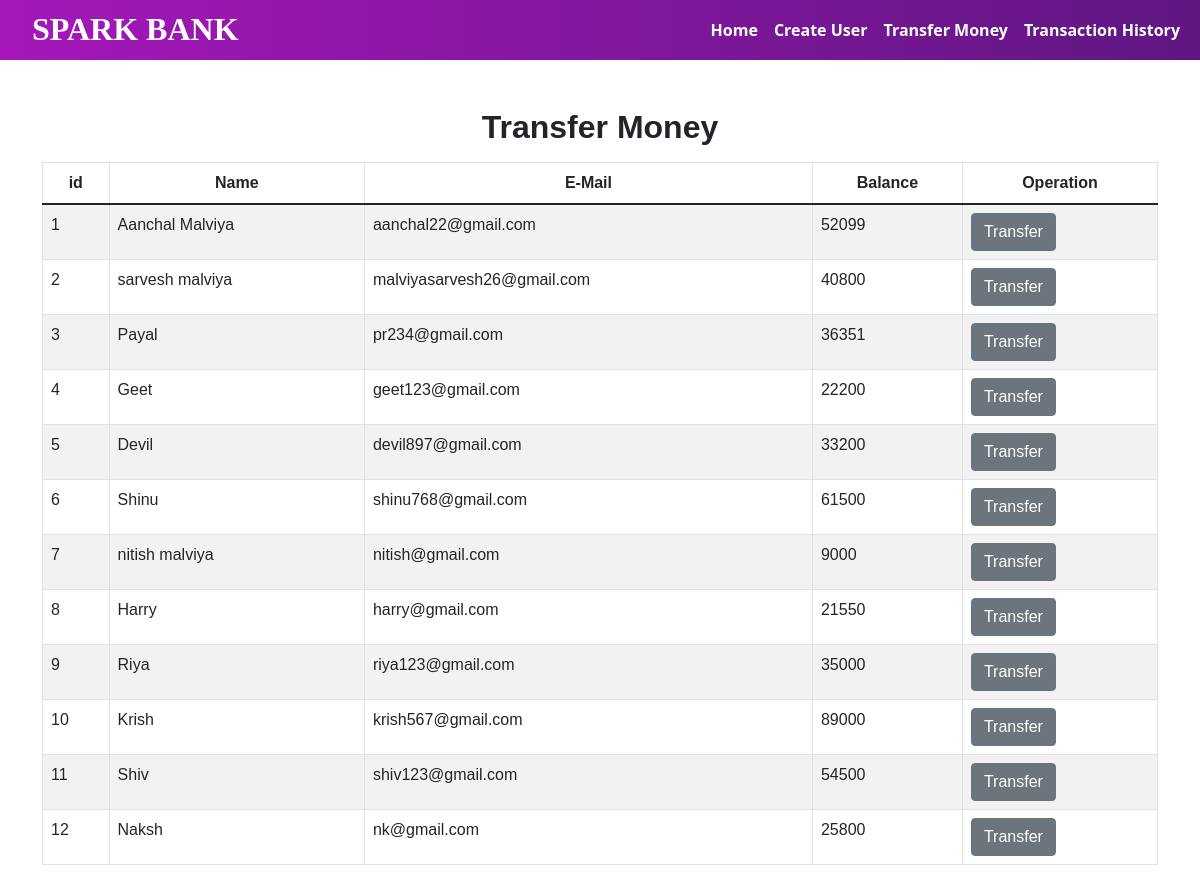
Page /trans_money.php on the committed database.
### tables this page shows
CREATE TABLE `createusers` (
  `id` int(255) NOT NULL,
  `username` varchar(255) NOT NULL,
  `email` varchar(255) NOT NULL,
  `balance` int(255) NOT NULL
);

### trans_money.php (the view, shortened to what this page needs)
 <?php
    include 'connection.php';
    $q = "SELECT * FROM createusers ";
    $result = mysqli_query($con,$q);
    ?>
<!DOCTYPE html>
<html lang="en">
<head>
    <link rel="stylesheet" href="CSS/trans_money.css">
    <link href="https://cdn.jsdelivr.net/npm/bootstrap@5.1.1/dist/css/bootstrap.min.css" rel="stylesheet">
</head>
<body>
<section id="nav-bar">
    <nav class="navbar navbar-expand-lg navbar-light">
  <div class="container-fluid">
    <a class="navbar-brand" href="index.php"><h2>SPARK BANK</h2></a>
    <div class="collapse navbar-collapse" id="navbarNav">
      <ul class="navbar-nav">
        <li class="nav-item">
          <a class="nav-link" href="index.php">Home</a>
        </li>
        <li class="nav-item">
          <a class="nav-link" href="create_user.php">Create User</a>
        </li>
        <li class="nav-item">
          <a class="nav-link" href="trans_money.php">Transfer Money</a>
        </li>
        <li class="nav-item">
          <a class="nav-link" href="transfer_history.php">Transaction History</a>
        </li>
      </ul>
    </div>
  </div>
</nav>
</section>
<div class="container mt-5">
    <h2 class="text-center mb-3">Transfer Money</h2>
    <div class="table-responsive">
  <table class="table table-bordered table-hover table-striped">
       <thead>
    <tr>
      <th scope="col" class="text-center py-2">id</th>
      <th scope="col" class="text-center py-2">Name</th>
      <th scope="col" class="text-center py-2">E-Mail</th>
      <th scope="col" class="text-center py-2">Balance</th>
      <th scope="col" class="text-center py-2">Operation</th>
    </tr>
  </thead>
  <tbody>
   <?php
    while($rows = mysqli_fetch_assoc($result)){
   ?>
    <tr>
       <td class="py-2"><?php echo $rows['id'] ?></td>
      <td class="py-2"><?php echo $rows['username'] ?></td>
      <td class="py-2"><?php echo $rows['email'] ?></td>
      <td class="py-2"><?php echo $rows['balance'] ?></td>
      <td><a href="selectuser.php?id= <?php echo $rows['id']; ?>"> <button type="button" class="btn btn-secondary">Transfer</button></a></td>
    </tr>
    <?php
   }
  ?>
  </tbody>
  </table>
</div>
</div>
</body>
</html>

### CSS/trans_money.css (style rules this page uses)
* { margin: 0px; padding: 0px; }
body { font-family: sans-serif; }
.navbar-nav { margin-left: auto; }
#nav-bar { position: sticky; top: 0; z-index: 10; }
.navbar { background-image: linear-gradient(to right, #a517ba, #5f1782); padding: 0 !important; }
.navbar-brand { height: 60px; padding-left: 20px; }
.navbar-brand h2 { padding-top: 5px; font-weight: 800; color: #fff; font-family: cursive; }
.navbar-nav li { padding: 0 10; }
.navbar-nav li a { color: #fff !important; font-weight: 600; float: right; text-align: left; }
.container { font-family: sans-serif; }
.container h2 { font-weight: 600; }

### rows in the picture
createusers: id "1", username "Aanchal Malviya", email "aanchal22@gmail.com", balance "52099"
createusers: id "2", username "sarvesh malviya", email "malviyasarvesh26@gmail.com", balance "40800"
createusers: id "3", username "Payal", email "pr234@gmail.com", balance "36351"
createusers: id "4", username "Geet", email "geet123@gmail.com", balance "22200"
createusers: id "5", username "Devil", email "devil897@gmail.com", balance "33200"
createusers: id "6", username "Shinu", email "shinu768@gmail.com", balance "61500"
createusers: id "7", username "nitish malviya", email "nitish@gmail.com", balance "9000"
createusers: id "8", username "Harry", email "harry@gmail.com", balance "21550"
createusers: id "9", username "Riya", email "riya123@gmail.com", balance "35000"
createusers: id "10", username "Krish", email "krish567@gmail.com", balance "89000"
createusers: id "11", username "Shiv", email "shiv123@gmail.com", balance "54500"
createusers: id "12", username "Naksh", email "nk@gmail.com", balance "25800"
